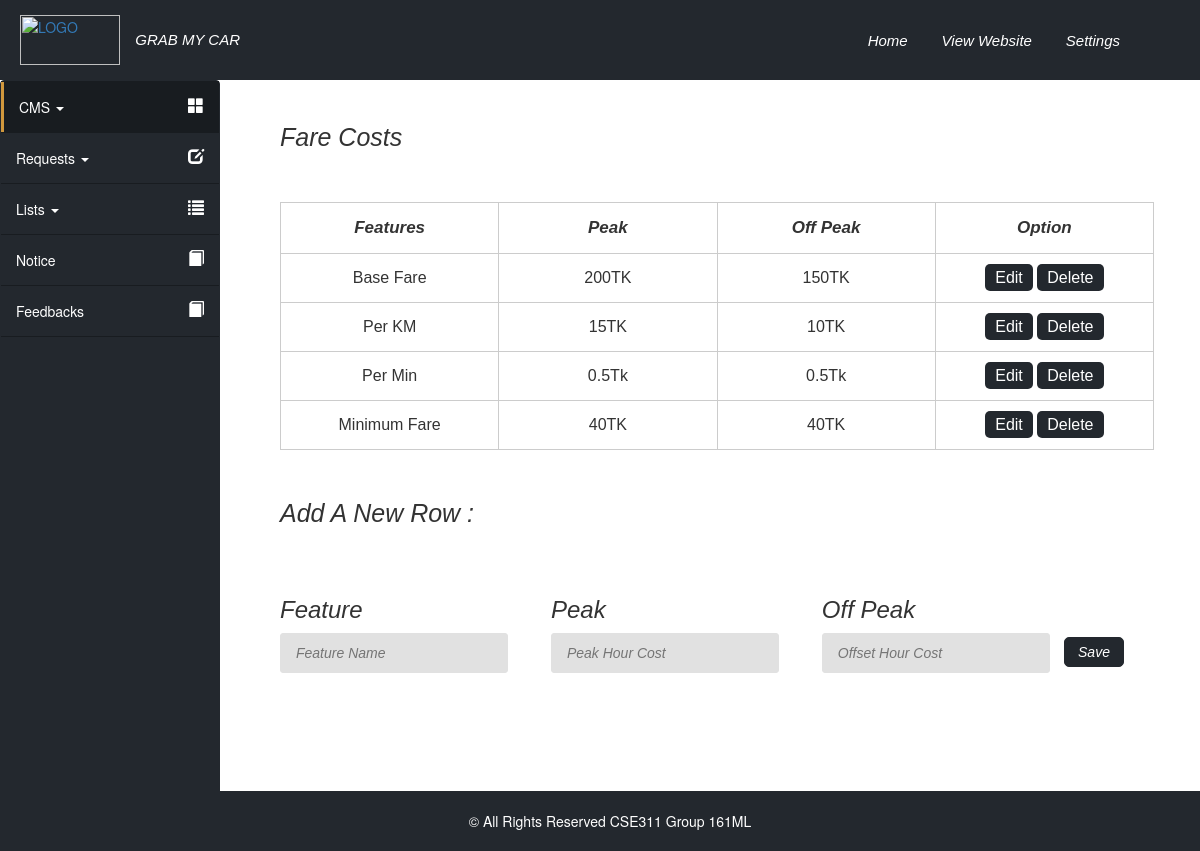
The app's page /index.php/admin/costs with its own data.
### tables this page shows
CREATE TABLE IF NOT EXISTS `fare_cost` (
  `key_id` int(11) NOT NULL,
  `feature` text NOT NULL,
  `peak` text NOT NULL,
  `off_peak` text NOT NULL
);

### application/controllers/Admin.php (called while the page is built, shortened)
<?php
class Admin extends CI_Controller {
	public function __construct()
	{
		$this->load->model('cms_model',"cms_m");
		$this->load->model('admin_model',"admin_m");
	}
	public function costs()
	{
		$data['admin_content_view_name']='admin/cms/cost';
		$this->load->view('admin/cms/admin_structure', $data);
	}
}

### index.php (called while the page is built, shortened)
<?php
require_once BASEPATH.'core/CodeIgniter.php';

### application/models/cms_model.php (called while the page is built, shortened)
<?php
class cms_model extends CI_Model {
        public function get_fare_table()
        {
            $query = $this->db->get('fare_cost');
            return $query->result();
        }
}

### application/views/admin/cms/cost.php (the view, shortened to what this page needs)
<div id="right-container">
	<h2>Fare Costs</h2>
	<form>
		<table class="cost-table">
			<th>Features</th>
			<th>Peak</th>
			<th>Off Peak</th>
			<th>Option</th>
			<?php
			foreach ($this->cms_m->get_fare_table() as $row)
			{
			?>
			<tr>
				<td><?php echo $row->feature;?></td>
				<td><?php echo $row->peak;?></td>
				<td><?php echo $row->off_peak;?></td>
				<td>
					<a href="<?php echo site_url('Admin/edit_cost/'.$row->key_id);?>">Edit</a>
					<a onclick="return confirm('Are you sure you want to delete this row?')" href="<?php echo site_url('Admin/delete_cost_row/'.$row->key_id);?>">Delete</a>
				</td>
			</tr>
			<?php } ?>
		</table>
	</form>
	<h2>Add A New Row : </h2>
	<form method="post" action="<?php echo site_url('Admin/cost_new_row');?>">
		<ul id="add-new-cost-row">
			<li><h3>Feature</h3><input type="text" 	name="new-feature"	placeholder="Feature Name"></li>
			<li><h3>Peak</h3><input type="text" 	name="new-peak"		placeholder="Peak Hour Cost"></li>
			<li><h3>Off Peak</h3><input type="text" name="new-off-peak"	placeholder="Offset Hour Cost"></li>
			<input type="submit" class="add-row-button" value="Save">
		</ul>
	</form>
</div>

### application/views/admin/cms/admin_structure.php (shortened to what this page needs)
<html>
<head>
  <link rel="stylesheet" type="text/css" href="<?php echo base_url();?>css/bootstrap.min.css">
	<link rel="stylesheet" type="text/css" href="<?php echo base_url();?>css/bootsnipp-admin.css">
	<link rel="stylesheet" type="text/css" href="<?php echo base_url();?>css/custom-style-admin.css">
  <link rel="stylesheet" href="https://maxcdn.bootstrapcdn.com/bootstrap/3.3.5/css/bootstrap.min.css">
  <link rel="stylesheet" href="https://maxcdn.bootstrapcdn.com/font-awesome/4.5.0/css/font-awesome.min.css">
</head>
<body>
	<div id="custom-wrapper">
		<div id="custom-header">
      		<a href="index.php"><div id="logo"><img src="<?php echo base_url();?>img/logo.png" alt="LOGO"><h5>GRAB MY CAR</h5></div></a>
			<ul>
				<li><a href="#">Home</a></li>
				<li><a href="#">View Website</a></li>
				<li><a href="#">Settings</a></li>
			</ul>
		</div>
		<div id="sidebar">
			<nav class="navbar navbar-default sidebar" role="navigation">
    <div class="container-fluid">
    <div class="collapse navbar-collapse" id="bs-sidebar-navbar-collapse-1">
      <ul class="nav navbar-nav">
        <li class="active dropdown">
          <a href="#" class="dropdown-toggle" data-toggle="dropdown">CMS <span class="caret"></span><span style="font-size:16px;" class="pull-right hidden-xs showopacity glyphicon glyphicon-th-large"></span></a>
        </li>
        <li class="dropdown">
          <a href="#" class="dropdown-toggle" data-toggle="dropdown">Requests <span class="caret"></span><span style="font-size:16px;" class="pull-right hidden-xs showopacity glyphicon glyphicon-edit"></span></a>
        </li>
         <li class="dropdown">
          <a href="#" class="dropdown-toggle" data-toggle="dropdown">Lists <span class="caret"></span><span style="font-size:16px;" class="pull-right hidden-xs showopacity glyphicon glyphicon-list"></span></a>
        </li>
          <li ><a href="<?php echo site_url('admin/notice');?>">Notice<span style="font-size:16px;" class="pull-right hidden-xs showopacity glyphicon glyphicon-book"></span></a></li>
        <li ><a href="<?php echo site_url('admin/feedbacks');?>">Feedbacks<span style="font-size:16px;" class="pull-right hidden-xs showopacity glyphicon glyphicon-book"></span></a></li>
      </ul>
    </div>
  </div>
</nav>
		</div>
    <?php $this->load->view($admin_content_view_name);?>
    <footer>
      <p>&copy All Rights Reserved CSE311 Group 161ML</p>
    </footer>
  </div>
</body>
</html>

### css/bootsnipp-admin.css (style rules this page uses)
nav li a { color: white !important; }
.navbar-default .navbar-nav > .active > a, .navbar-default .navbar-nav > .active > a:focus, .navbar-default .navbar-nav > .active > a:hover { background: #181C20 !important; border-left: 3px solid #D1983D; }
nav.sidebar, .main { -webkit-transition: margin 200ms ease-out; -moz-transition: margin 200ms ease-out; -o-transition: margin 200ms ease-out; transition: margin 200ms ease-out; }
@media (min-width: 765px) { nav.sidebar a { padding-right: 13px; } }
@media (min-width: 765px) { nav.sidebar .navbar-nav > li:first-child { border-top: 1px #181C20 solid; } }
@media (min-width: 765px) { nav.sidebar .navbar-nav > li { border-bottom: 1px #181C20 solid; } }
@media (min-width: 765px) { nav.sidebar .navbar-collapse, nav.sidebar .container-fluid { padding: 0 0px 0 0px; } }
@media (min-width: 765px) { nav.sidebar { width: 220px; height: calc(100% - 60px); margin-left: -160px; float: left; margin-bottom: 0px; position: fixed; top: 80px; left: 0; } }
@media (min-width: 765px) { nav.sidebar li { width: 100%; } }
@media (min-width: 980px) { nav.sidebar { margin-left: 0px; float: left; background: #23282E; border: 1px solid #23282E; color: white; } }

### css/custom-style-admin.css (style rules this page uses)
body { margin: 0; padding: 0; }
#custom-wrapper { width: 100%; overflow: hidden; height: auto; }
#custom-header { float: left; width: 100%; height: 80px; position: fixed; top: 0; left: 0; background: #23282E; z-index: 999; }
#custom-header #logo { float: left; margin-left: 20px; margin-top: 15px; width: 220px; height: 50px; }
#logo h5 { line-height: 50px; font-family: Georgia,sans-serif; font-style: italic; font-size: 15px; color: white; margin: 0; float: right; }
#logo img { float: left; width: 100px; height: 100%; }
#custom-header ul { width: auto; height: auto; float: right; line-height: 80px; margin-right: 50px; }
#custom-header ul li { display: inline; margin-right: 30px; }
#custom-header ul li a { text-decoration: none; font-style: italic; color: white; font-family: arial,sans-serif; font-size: 15px; }
#right-container { width: calc(100% - 220px); min-height: 576px; height: auto; float: right; padding-left: 5%; padding-top: 2%; margin-top: 80px; font-family: Georgia,sans-serif; font-style: italic; }
#right-container h2 { font-size: 25px; margin-bottom: 50px; text-transform: capitalize; }
table.cost-table { width: 95%; height: auto; float: left; padding-left: 0; padding-bottom: 50px; position: relative; margin-right: 3%; margin-bottom: 50px; }
table.cost-table th { font-family: Georgia,sans-serif; font-size: 17px; font-style: italic; border: 1px solid #CCC; padding: 15px; text-align: center; }
table.cost-table td { text-align: center; width: 25%; height: 40px; padding: 15px; border: 1px solid #E1E1E1; border-radius: 3px; border: 1px solid #CCC; }
table.cost-table td a { color: black; padding: 5px 10px; background: #23282E; height: auto; width: auto; color: white; border-radius: 5px; text-decoration: none; }
ul#add-new-cost-row { padding-left: 0; width: 95%; height: 100px; position: relative; }
ul#add-new-cost-row li { float: left; list-style: none; width: 29%; margin-right: 2%; height: auto; }
ul#add-new-cost-row li input { display: block; width: 90%; height: 40px; padding-left: 15px; background: #E1E1E1; border: 1px solid #E1E1E1; border-radius: 3px; color: black; }
.add-row-button { position: absolute; bottom: 10px; right: 30px; width: 60px; height: 30px; background: #23282E; border: 1px solid #23282E; border-radius: 5px; color: white; }
footer { width: calc(100% + 20px); height: 60px; float: left; margin-top: 100px; background: #23282E; }
footer p { text-align: center; color: white; line-height: 60px; }

### records on screen
fare_cost: feature "Base Fare", peak "200TK", off_peak "150TK"
fare_cost: feature "Per KM", peak "15TK", off_peak "10TK"
fare_cost: feature "Per Min", peak "0.5Tk", off_peak "0.5Tk"
fare_cost: feature "Minimum Fare", peak "40TK", off_peak "40TK"
